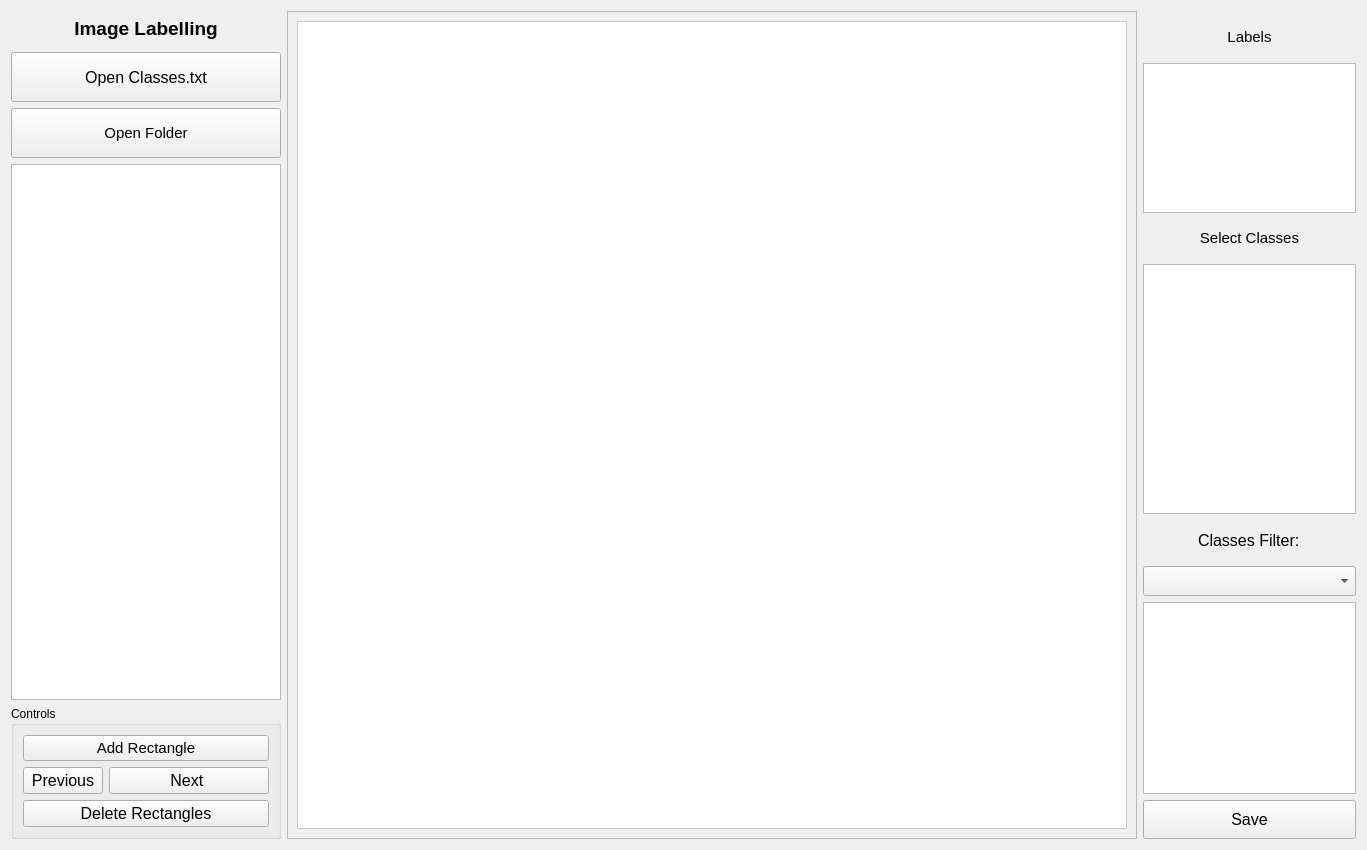
<?xml version="1.0" encoding="UTF-8"?>
<ui version="4.0">
 <class>Form</class>
 <widget class="QWidget" name="Form">
  <property name="geometry">
   <rect>
    <x>0</x>
    <y>0</y>
    <width>1367</width>
    <height>850</height>
   </rect>
  </property>
  <property name="windowTitle">
   <string>Labelling Software</string>
  </property>
  <property name="autoFillBackground">
   <bool>true</bool>
  </property>
  <layout class="QGridLayout" name="gridLayout_5">
   <item row="1" column="0">
    <widget class="QLabel" name="label_25">
     <property name="maximumSize">
      <size>
       <width>300</width>
       <height>52</height>
      </size>
     </property>
     <property name="font">
      <font>
       <pointsize>12</pointsize>
       <weight>75</weight>
       <bold>true</bold>
      </font>
     </property>
     <property name="text">
      <string>&lt;html&gt;&lt;head/&gt;&lt;body&gt;&lt;p align=&quot;center&quot;&gt;&lt;span style=&quot; font-size:14pt;&quot;&gt;Image Labelling&lt;/span&gt;&lt;/p&gt;&lt;/body&gt;&lt;/html&gt;</string>
     </property>
    </widget>
   </item>
   <item row="6" column="0">
    <widget class="QGroupBox" name="groupBox">
     <property name="sizePolicy">
      <sizepolicy hsizetype="Preferred" vsizetype="Preferred">
       <horstretch>0</horstretch>
       <verstretch>0</verstretch>
      </sizepolicy>
     </property>
     <property name="title">
      <string>Controls</string>
     </property>
     <layout class="QGridLayout" name="gridLayout_2">
      <item row="0" column="0" colspan="3">
       <widget class="QPushButton" name="btn_add_rectangle">
        <property name="sizePolicy">
         <sizepolicy hsizetype="Preferred" vsizetype="Preferred">
          <horstretch>0</horstretch>
          <verstretch>0</verstretch>
         </sizepolicy>
        </property>
        <property name="minimumSize">
         <size>
          <width>0</width>
          <height>0</height>
         </size>
        </property>
        <property name="maximumSize">
         <size>
          <width>300</width>
          <height>50</height>
         </size>
        </property>
        <property name="font">
         <font>
          <pointsize>11</pointsize>
         </font>
        </property>
        <property name="text">
         <string>Add Rectangle</string>
        </property>
        <property name="icon">
         <iconset>
          <normaloff>icons/rectangle.png</normaloff>icons/rectangle.png</iconset>
        </property>
        <property name="iconSize">
         <size>
          <width>50</width>
          <height>50</height>
         </size>
        </property>
       </widget>
      </item>
      <item row="1" column="0">
       <widget class="QPushButton" name="btn_prev">
        <property name="sizePolicy">
         <sizepolicy hsizetype="Preferred" vsizetype="Preferred">
          <horstretch>0</horstretch>
          <verstretch>0</verstretch>
         </sizepolicy>
        </property>
        <property name="minimumSize">
         <size>
          <width>0</width>
          <height>0</height>
         </size>
        </property>
        <property name="maximumSize">
         <size>
          <width>300</width>
          <height>50</height>
         </size>
        </property>
        <property name="font">
         <font>
          <pointsize>12</pointsize>
         </font>
        </property>
        <property name="text">
         <string>Previous</string>
        </property>
        <property name="icon">
         <iconset>
          <normaloff>icons/left.png</normaloff>icons/left.png</iconset>
        </property>
        <property name="iconSize">
         <size>
          <width>50</width>
          <height>50</height>
         </size>
        </property>
       </widget>
      </item>
      <item row="2" column="0" colspan="3">
       <widget class="QPushButton" name="btn_deleterectangle">
        <property name="sizePolicy">
         <sizepolicy hsizetype="Preferred" vsizetype="Preferred">
          <horstretch>0</horstretch>
          <verstretch>0</verstretch>
         </sizepolicy>
        </property>
        <property name="minimumSize">
         <size>
          <width>0</width>
          <height>0</height>
         </size>
        </property>
        <property name="maximumSize">
         <size>
          <width>300</width>
          <height>50</height>
         </size>
        </property>
        <property name="font">
         <font>
          <pointsize>12</pointsize>
         </font>
        </property>
        <property name="text">
         <string>Delete Rectangles</string>
        </property>
        <property name="icon">
         <iconset>
          <normaloff>icons/clear.png</normaloff>icons/clear.png</iconset>
        </property>
        <property name="iconSize">
         <size>
          <width>50</width>
          <height>50</height>
         </size>
        </property>
       </widget>
      </item>
      <item row="1" column="1" colspan="2">
       <widget class="QPushButton" name="btn_next">
        <property name="sizePolicy">
         <sizepolicy hsizetype="Preferred" vsizetype="Preferred">
          <horstretch>0</horstretch>
          <verstretch>0</verstretch>
         </sizepolicy>
        </property>
        <property name="minimumSize">
         <size>
          <width>0</width>
          <height>0</height>
         </size>
        </property>
        <property name="maximumSize">
         <size>
          <width>300</width>
          <height>50</height>
         </size>
        </property>
        <property name="font">
         <font>
          <pointsize>12</pointsize>
         </font>
        </property>
        <property name="text">
         <string>Next </string>
        </property>
        <property name="icon">
         <iconset>
          <normaloff>icons/right.png</normaloff>icons/right.png</iconset>
        </property>
        <property name="iconSize">
         <size>
          <width>50</width>
          <height>50</height>
         </size>
        </property>
       </widget>
      </item>
     </layout>
    </widget>
   </item>
   <item row="0" column="1" rowspan="7">
    <widget class="QFrame" name="frame">
     <property name="minimumSize">
      <size>
       <width>850</width>
       <height>650</height>
      </size>
     </property>
     <property name="maximumSize">
      <size>
       <width>16777215</width>
       <height>16777215</height>
      </size>
     </property>
     <property name="autoFillBackground">
      <bool>true</bool>
     </property>
     <property name="styleSheet">
      <string notr="true"/>
     </property>
     <property name="frameShape">
      <enum>QFrame::StyledPanel</enum>
     </property>
     <property name="frameShadow">
      <enum>QFrame::Raised</enum>
     </property>
     <layout class="QGridLayout" name="gridLayout_4">
      <item row="0" column="0">
       <widget class="PhotoViewer" name="graphicsView">
        <property name="sizePolicy">
         <sizepolicy hsizetype="Preferred" vsizetype="Preferred">
          <horstretch>0</horstretch>
          <verstretch>0</verstretch>
         </sizepolicy>
        </property>
        <property name="minimumSize">
         <size>
          <width>800</width>
          <height>630</height>
         </size>
        </property>
        <property name="maximumSize">
         <size>
          <width>16777215</width>
          <height>16777215</height>
         </size>
        </property>
        <property name="layoutDirection">
         <enum>Qt::LeftToRight</enum>
        </property>
        <property name="styleSheet">
         <string notr="true">background-color: rgb(255, 255, 255);</string>
        </property>
        <property name="sizeAdjustPolicy">
         <enum>QAbstractScrollArea::AdjustToContents</enum>
        </property>
       </widget>
      </item>
     </layout>
    </widget>
   </item>
   <item row="1" column="2" rowspan="6">
    <layout class="QGridLayout" name="gridLayout_3">
     <property name="sizeConstraint">
      <enum>QLayout::SetMinimumSize</enum>
     </property>
     <item row="1" column="0">
      <widget class="QListWidget" name="listWidget_rectangles">
       <property name="sizePolicy">
        <sizepolicy hsizetype="Preferred" vsizetype="Preferred">
         <horstretch>0</horstretch>
         <verstretch>0</verstretch>
        </sizepolicy>
       </property>
       <property name="minimumSize">
        <size>
         <width>200</width>
         <height>130</height>
        </size>
       </property>
       <property name="maximumSize">
        <size>
         <width>300</width>
         <height>150</height>
        </size>
       </property>
       <property name="font">
        <font>
         <pointsize>12</pointsize>
        </font>
       </property>
      </widget>
     </item>
     <item row="8" column="0">
      <widget class="QPushButton" name="btn_save">
       <property name="sizePolicy">
        <sizepolicy hsizetype="Preferred" vsizetype="Preferred">
         <horstretch>0</horstretch>
         <verstretch>0</verstretch>
        </sizepolicy>
       </property>
       <property name="minimumSize">
        <size>
         <width>130</width>
         <height>30</height>
        </size>
       </property>
       <property name="maximumSize">
        <size>
         <width>300</width>
         <height>45</height>
        </size>
       </property>
       <property name="font">
        <font>
         <pointsize>12</pointsize>
        </font>
       </property>
       <property name="text">
        <string>Save</string>
       </property>
      </widget>
     </item>
     <item row="4" column="0">
      <widget class="QListWidget" name="listWidget_classes">
       <property name="sizePolicy">
        <sizepolicy hsizetype="Preferred" vsizetype="Preferred">
         <horstretch>0</horstretch>
         <verstretch>0</verstretch>
        </sizepolicy>
       </property>
       <property name="minimumSize">
        <size>
         <width>200</width>
         <height>250</height>
        </size>
       </property>
       <property name="maximumSize">
        <size>
         <width>300</width>
         <height>600</height>
        </size>
       </property>
       <property name="font">
        <font>
         <pointsize>12</pointsize>
        </font>
       </property>
      </widget>
     </item>
     <item row="0" column="0">
      <widget class="QLabel" name="label">
       <property name="maximumSize">
        <size>
         <width>300</width>
         <height>16777215</height>
        </size>
       </property>
       <property name="text">
        <string>&lt;html&gt;&lt;head/&gt;&lt;body&gt;&lt;p align=&quot;center&quot;&gt;&lt;span style=&quot; font-size:11pt;&quot;&gt;Labels&lt;/span&gt;&lt;/p&gt;&lt;/body&gt;&lt;/html&gt;</string>
       </property>
      </widget>
     </item>
     <item row="3" column="0">
      <widget class="QLabel" name="label_2">
       <property name="maximumSize">
        <size>
         <width>300</width>
         <height>16777215</height>
        </size>
       </property>
       <property name="text">
        <string>&lt;html&gt;&lt;head/&gt;&lt;body&gt;&lt;p align=&quot;center&quot;&gt;&lt;span style=&quot; font-size:11pt;&quot;&gt;Select Classes&lt;/span&gt;&lt;/p&gt;&lt;/body&gt;&lt;/html&gt;</string>
       </property>
      </widget>
     </item>
     <item row="7" column="0">
      <widget class="QListWidget" name="listWidget">
       <property name="sizePolicy">
        <sizepolicy hsizetype="Preferred" vsizetype="Preferred">
         <horstretch>0</horstretch>
         <verstretch>0</verstretch>
        </sizepolicy>
       </property>
      </widget>
     </item>
     <item row="5" column="0" alignment="Qt::AlignHCenter">
      <widget class="QLabel" name="label_3">
       <property name="font">
        <font>
         <pointsize>12</pointsize>
        </font>
       </property>
       <property name="text">
        <string>Classes Filter:</string>
       </property>
      </widget>
     </item>
     <item row="6" column="0">
      <widget class="QComboBox" name="comboBox">
       <property name="sizePolicy">
        <sizepolicy hsizetype="Preferred" vsizetype="Fixed">
         <horstretch>0</horstretch>
         <verstretch>0</verstretch>
        </sizepolicy>
       </property>
       <property name="minimumSize">
        <size>
         <width>0</width>
         <height>30</height>
        </size>
       </property>
       <property name="maximumSize">
        <size>
         <width>300</width>
         <height>16777215</height>
        </size>
       </property>
      </widget>
     </item>
    </layout>
   </item>
   <item row="3" column="0">
    <widget class="QPushButton" name="btn_open_classes">
     <property name="sizePolicy">
      <sizepolicy hsizetype="Preferred" vsizetype="Preferred">
       <horstretch>0</horstretch>
       <verstretch>0</verstretch>
      </sizepolicy>
     </property>
     <property name="minimumSize">
      <size>
       <width>200</width>
       <height>50</height>
      </size>
     </property>
     <property name="font">
      <font>
       <pointsize>12</pointsize>
      </font>
     </property>
     <property name="text">
      <string>Open Classes.txt</string>
     </property>
     <property name="icon">
      <iconset>
       <normaloff>icons/pen.png</normaloff>icons/pen.png</iconset>
     </property>
     <property name="iconSize">
      <size>
       <width>50</width>
       <height>50</height>
      </size>
     </property>
    </widget>
   </item>
   <item row="5" column="0">
    <widget class="QTableWidget" name="tableWidget">
     <property name="minimumSize">
      <size>
       <width>270</width>
       <height>450</height>
      </size>
     </property>
     <property name="maximumSize">
      <size>
       <width>300</width>
       <height>800</height>
      </size>
     </property>
     <property name="font">
      <font>
       <pointsize>6</pointsize>
      </font>
     </property>
    </widget>
   </item>
   <item row="4" column="0">
    <widget class="QPushButton" name="btn_open_folder">
     <property name="minimumSize">
      <size>
       <width>200</width>
       <height>50</height>
      </size>
     </property>
     <property name="maximumSize">
      <size>
       <width>300</width>
       <height>50</height>
      </size>
     </property>
     <property name="font">
      <font>
       <pointsize>11</pointsize>
      </font>
     </property>
     <property name="text">
      <string>Open Folder</string>
     </property>
     <property name="icon">
      <iconset>
       <normaloff>icons/folder.png</normaloff>icons/folder.png</iconset>
     </property>
     <property name="iconSize">
      <size>
       <width>50</width>
       <height>50</height>
      </size>
     </property>
    </widget>
   </item>
  </layout>
 </widget>
 <customwidgets>
  <customwidget>
   <class>PhotoViewer</class>
   <extends>QGraphicsView</extends>
   <header>photoviewer.h</header>
  </customwidget>
 </customwidgets>
 <resources/>
 <connections/>
</ui>
